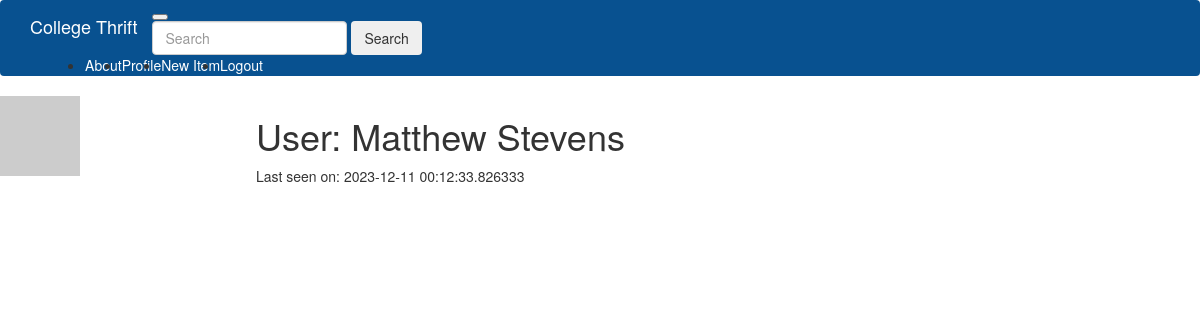
The page /user/309mjs (signed in) on the database as committed earlier.
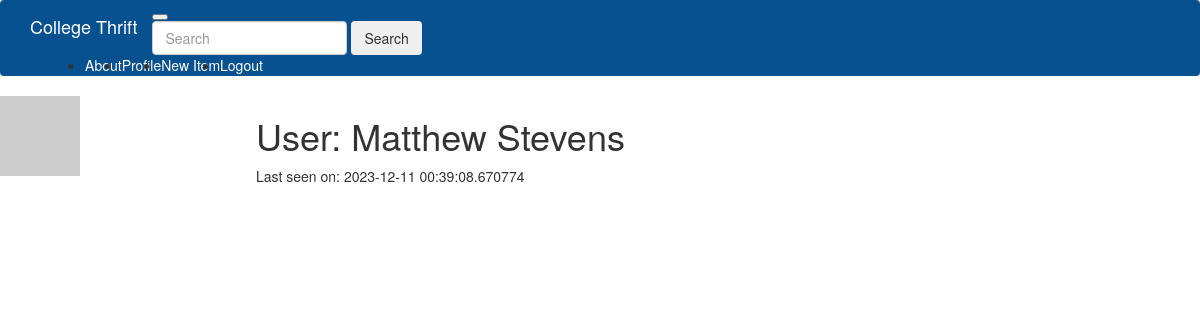
The same page on the database as committed later.
### app/models.py (models this page shows, shortened)
class User(UserMixin, db.Model):
    id = db.Column(db.Integer, primary_key=True)
    username = db.Column(db.String(64), index=True, unique=True)
    firstname = db.Column(db.String(64), index=True)
    lastname = db.Column(db.String(64), index=True)
    password_hash = db.Column(db.String(128))
    email = db.Column(db.String(128), index=True, unique=True)
    last_seen = db.Column(db.DateTime, default=datetime.utcnow)
    image = db.Column(db.String(256))
    posts = db.relationship('Post', backref='author', lazy='dynamic')
    def avatar(self, size):
        digest = md5(self.email.lower().encode('utf-8')).hexdigest()
        return 'https://www.gravatar.com/avatar/{}?d=identicon&s={}'.format(
            digest, size)

### app/routes.py (the view)
@app.route('/user/<username>')
@login_required
def user(username):
    user = User.query.filter_by(username=username).first_or_404()
    page = request.args.get('page', 1, type=int)
    return render_template('user.html', user=user)

### app/models.py (called while the page is built)
@login.user_loader
def load_user(id):
    return User.query.get(int(id))

### app/templates/user.html
{% extends "base.html" %}
{% block content %}
    <table>
        <tr valign="top">
            <td width="256px"><img src="{{ user.avatar(256) }}"></td>
            <td>
                <h1>User: {{ user.firstname }} {{user.lastname}}</h1>
                {% if user.last_seen %}<p>Last seen on: {{ user.last_seen }}</p>{% endif %}
            </td>
        </tr>
    </table>
{% endblock %}

Rows that differ between the two databases and show on the page:
changed User "Matthew": last_seen "2023-12-11 00:12:33.826333" → "2023-12-11 00:39:08.670774"
